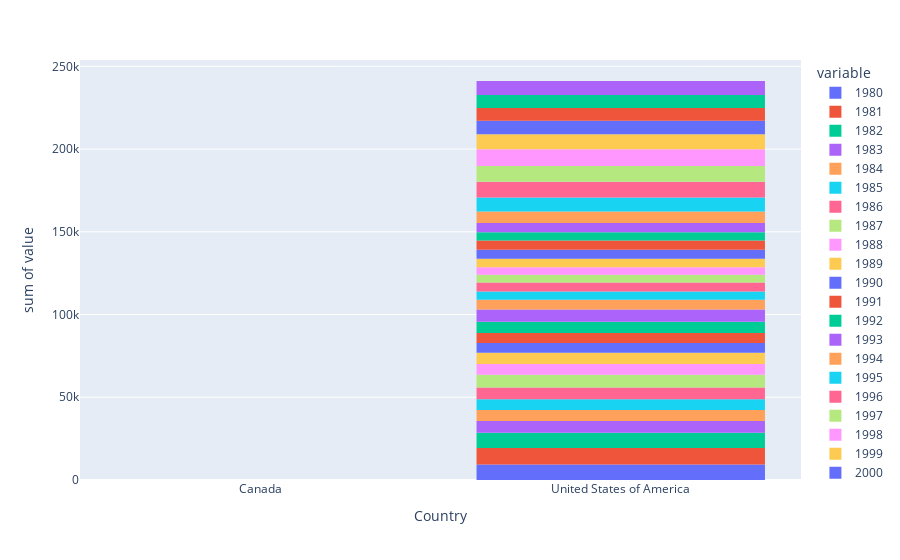

The notebook cell this image was saved under:
### Code cell
import numpy as np 
# arr = np.array(years)
# val,bins = np.histogram_bin_edges(years,bins='auto',range=(0,1))
north_america = df.loc[['Canada','United States of America'],years]
px.histogram(north_america,x=north_america.index,y=years)

### Figure 1 — Plotly figure (JSON) as saved in the notebook; plotly's stock layout.template omitted (floating-point values rounded to 4 significant figures)
{"data": [{"alignmentgroup": "True", "bingroup": "x", "histfunc": "sum", "hovertemplate": "variable=1980<br>Country=%{x}<br>sum of value=%{y}<extra></extra>", "legendgroup": "1980", "marker": {"color": "#636efa", "pattern": {"shape": ""}}, "name": "1980", "offsetgroup": "1980", "orientation": "v", "showlegend": true, "type": "histogram", "x": ["Canada", "United States of America"], "xaxis": "x", "y": [0, 9378], "yaxis": "y"}, {"alignmentgroup": "True", "bingroup": "x", "histfunc": "sum", "hovertemplate": "variable=1981<br>Country=%{x}<br>sum of value=%{y}<extra></extra>", "legendgroup": "1981", "marker": {"color": "#EF553B", "pattern": {"shape": ""}}, "name": "1981", "offsetgroup": "1981", "orientation": "v", "showlegend": true, "type": "histogram", "x": ["Canada", "United States of America"], "xaxis": "x", "y": [0, 10030], "yaxis": "y"}, {"alignmentgroup": "True", "bingroup": "x", "histfunc": "sum", "hovertemplate": "variable=1982<br>Country=%{x}<br>sum of value=%{y}<extra></extra>", "legendgroup": "1982", "marker": {"color": "#00cc96", "pattern": {"shape": ""}}, "name": "1982", "offsetgroup": "1982", "orientation": "v", "showlegend": true, "type": "histogram", "x": ["Canada", "United States of America"], "xaxis": "x", "y": [0, 9074], "yaxis": "y"}, {"alignmentgroup": "True", "bingroup": "x", "histfunc": "sum", "hovertemplate": "variable=1983<br>Country=%{x}<br>sum of value=%{y}<extra></extra>", "legendgroup": "1983", "marker": {"color": "#ab63fa", "pattern": {"shape": ""}}, "name": "1983", "offsetgroup": "1983", "orientation": "v", "showlegend": true, "type": "histogram", "x": ["Canada", "United States of America"], "xaxis": "x", "y": [0, 7100], "yaxis": "y"}, {"alignmentgroup": "True", "bingroup": "x", "histfunc": "sum", "hovertemplate": "variable=1984<br>Country=%{x}<br>sum of value=%{y}<extra></extra>", "legendgroup": "1984", "marker": {"color": "#FFA15A", "pattern": {"shape": ""}}, "name": "1984", "offsetgroup": "1984", "orientation": "v", "showlegend": true, "type": "histogram", "x": ["Canada", "United States of America"], "xaxis": "x", "y": [0, 6661], "yaxis": "y"}, {"alignmentgroup": "True", "bingroup": "x", "histfunc": "sum", "hovertemplate": "variable=1985<br>Country=%{x}<br>sum of value=%{y}<extra></extra>", "legendgroup": "1985", "marker": {"color": "#19d3f3", "pattern": {"shape": ""}}, "name": "1985", "offsetgroup": "1985", "orientation": "v", "showlegend": true, "type": "histogram", "x": ["Canada", "United States of America"], "xaxis": "x", "y": [0, 6543], "yaxis": "y"}, {"alignmentgroup": "True", "bingroup": "x", "histfunc": "sum", "hovertemplate": "variable=1986<br>Country=%{x}<br>sum of value=%{y}<extra></extra>", "legendgroup": "1986", "marker": {"color": "#FF6692", "pattern": {"shape": ""}}, "name": "1986", "offsetgroup": "1986", "orientation": "v", "showlegend": true, "type": "histogram", "x": ["Canada", "United States of America"], "xaxis": "x", "y": [0, 7074], "yaxis": "y"}, {"alignmentgroup": "True", "bingroup": "x", "histfunc": "sum", "hovertemplate": "variable=1987<br>Country=%{x}<br>sum of value=%{y}<extra></extra>", "legendgroup": "1987", "marker": {"color": "#B6E880", "pattern": {"shape": ""}}, "name": "1987", "offsetgroup": "1987", "orientation": "v", "showlegend": true, "type": "histogram", "x": ["Canada", "United States of America"], "xaxis": "x", "y": [0, 7705], "yaxis": "y"}, {"alignmentgroup": "True", "bingroup": "x", "histfunc": "sum", "hovertemplate": "variable=1988<br>Country=%{x}<br>sum of value=%{y}<extra></extra>", "legendgroup": "1988", "marker": {"color": "#FF97FF", "pattern": {"shape": ""}}, "name": "1988", "offsetgroup": "1988", "orientation": "v", "showlegend": true, "type": "histogram", "x": ["Canada", "United States of America"], "xaxis": "x", "y": [0, 6469], "yaxis": "y"}, {"alignmentgroup": "True", "bingroup": "x", "histfunc": "sum", "hovertemplate": "variable=1989<br>Country=%{x}<br>sum of value=%{y}<extra></extra>", "legendgroup": "1989", "marker": {"color": "#FECB52", "pattern": {"shape": ""}}, "name": "1989", "offsetgroup": "1989", "orientation": "v", "showlegend": true, "type": "histogram", "x": ["Canada", "United States of America"], "xaxis": "x", "y": [0, 6790], "yaxis": "y"}, {"alignmentgroup": "True", "bingroup": "x", "histfunc": "sum", "hovertemplate": "variable=1990<br>Country=%{x}<br>sum of value=%{y}<extra></extra>", "legendgroup": "1990", "marker": {"color": "#636efa", "pattern": {"shape": ""}}, "name": "1990", "offsetgroup": "1990", "orientation": "v", "showlegend": true, "type": "histogram", "x": ["Canada", "United States of America"], "xaxis": "x", "y": [3, 5892], "yaxis": "y"}, {"alignmentgroup": "True", "bingroup": "x", "histfunc": "sum", "hovertemplate": "variable=1991<br>Country=%{x}<br>sum of value=%{y}<extra></extra>", "legendgroup": "1991", "marker": {"color": "#EF553B", "pattern": {"shape": ""}}, "name": "1991", "offsetgroup": "1991", "orientation": "v", "showlegend": true, "type": "histogram", "x": ["Canada", "United States of America"], "xaxis": "x", "y": [3, 6054], "yaxis": "y"}, {"alignmentgroup": "True", "bingroup": "x", "histfunc": "sum", "hovertemplate": "variable=1992<br>Country=%{x}<br>sum of value=%{y}<extra></extra>", "legendgroup": "1992", "marker": {"color": "#00cc96", "pattern": {"shape": ""}}, "name": "1992", "offsetgroup": "1992", "orientation": "v", "showlegend": true, "type": "histogram", "x": ["Canada", "United States of America"], "xaxis": "x", "y": [4, 6842], "yaxis": "y"}, {"alignmentgroup": "True", "bingroup": "x", "histfunc": "sum", "hovertemplate": "variable=1993<br>Country=%{x}<br>sum of value=%{y}<extra></extra>", "legendgroup": "1993", "marker": {"color": "#ab63fa", "pattern": {"shape": ""}}, "name": "1993", "offsetgroup": "1993", "orientation": "v", "showlegend": true, "type": "histogram", "x": ["Canada", "United States of America"], "xaxis": "x", "y": [3, 7435], "yaxis": "y"}, {"alignmentgroup": "True", "bingroup": "x", "histfunc": "sum", "hovertemplate": "variable=1994<br>Country=%{x}<br>sum of value=%{y}<extra></extra>", "legendgroup": "1994", "marker": {"color": "#FFA15A", "pattern": {"shape": ""}}, "name": "1994", "offsetgroup": "1994", "orientation": "v", "showlegend": true, "type": "histogram", "x": ["Canada", "United States of America"], "xaxis": "x", "y": [1, 5901], "yaxis": "y"}, {"alignmentgroup": "True", "bingroup": "x", "histfunc": "sum", "hovertemplate": "variable=1995<br>Country=%{x}<br>sum of value=%{y}<extra></extra>", "legendgroup": "1995", "marker": {"color": "#19d3f3", "pattern": {"shape": ""}}, "name": "1995", "offsetgroup": "1995", "orientation": "v", "showlegend": true, "type": "histogram", "x": ["Canada", "United States of America"], "xaxis": "x", "y": [1, 4890], "yaxis": "y"}, {"alignmentgroup": "True", "bingroup": "x", "histfunc": "sum", "hovertemplate": "variable=1996<br>Country=%{x}<br>sum of value=%{y}<extra></extra>", "legendgroup": "1996", "marker": {"color": "#FF6692", "pattern": {"shape": ""}}, "name": "1996", "offsetgroup": "1996", "orientation": "v", "showlegend": true, "type": "histogram", "x": ["Canada", "United States of America"], "xaxis": "x", "y": [1, 5515], "yaxis": "y"}, {"alignmentgroup": "True", "bingroup": "x", "histfunc": "sum", "hovertemplate": "variable=1997<br>Country=%{x}<br>sum of value=%{y}<extra></extra>", "legendgroup": "1997", "marker": {"color": "#B6E880", "pattern": {"shape": ""}}, "name": "1997", "offsetgroup": "1997", "orientation": "v", "showlegend": true, "type": "histogram", "x": ["Canada", "United States of America"], "xaxis": "x", "y": [0, 4753], "yaxis": "y"}, {"alignmentgroup": "True", "bingroup": "x", "histfunc": "sum", "hovertemplate": "variable=1998<br>Country=%{x}<br>sum of value=%{y}<extra></extra>", "legendgroup": "1998", "marker": {"color": "#FF97FF", "pattern": {"shape": ""}}, "name": "1998", "offsetgroup": "1998", "orientation": "v", "showlegend": true, "type": "histogram", "x": ["Canada", "United States of America"], "xaxis": "x", "y": [0, 4437], "yaxis": "y"}, {"alignmentgroup": "True", "bingroup": "x", "histfunc": "sum", "hovertemplate": "variable=1999<br>Country=%{x}<br>sum of value=%{y}<extra></extra>", "legendgroup": "1999", "marker": {"color": "#FECB52", "pattern": {"shape": ""}}, "name": "1999", "offsetgroup": "1999", "orientation": "v", "showlegend": true, "type": "histogram", "x": ["Canada", "United States of America"], "xaxis": "x", "y": [0, 5196], "yaxis": "y"}, {"alignmentgroup": "True", "bingroup": "x", "histfunc": "sum", "hovertemplate": "variable=2000<br>Country=%{x}<br>sum of value=%{y}<extra></extra>", "legendgroup": "2000", "marker": {"color": "#636efa", "pattern": {"shape": ""}}, "name": "2000", "offsetgroup": "2000", "orientation": "v", "showlegend": true, "type": "histogram", "x": ["Canada", "United States of America"], "xaxis": "x", "y": [0, 5433], "yaxis": "y"}, {"alignmentgroup": "True", "bingroup": "x", "histfunc": "sum", "hovertemplate": "variable=2001<br>Country=%{x}<br>sum of value=%{y}<extra></extra>", "legendgroup": "2001", "marker": {"color": "#EF553B", "pattern": {"shape": ""}}, "name": "2001", "offsetgroup": "2001", "orientation": "v", "showlegend": true, "type": "histogram", "x": ["Canada", "United States of America"], "xaxis": "x", "y": [0, 5604], "yaxis": "y"}, {"alignmentgroup": "True", "bingroup": "x", "histfunc": "sum", "hovertemplate": "variable=2002<br>Country=%{x}<br>sum of value=%{y}<extra></extra>", "legendgroup": "2002", "marker": {"color": "#00cc96", "pattern": {"shape": ""}}, "name": "2002", "offsetgroup": "2002", "orientation": "v", "showlegend": true, "type": "histogram", "x": ["Canada", "United States of America"], "xaxis": "x", "y": [0, 4948], "yaxis": "y"}, {"alignmentgroup": "True", "bingroup": "x", "histfunc": "sum", "hovertemplate": "variable=2003<br>Country=%{x}<br>sum of value=%{y}<extra></extra>", "legendgroup": "2003", "marker": {"color": "#ab63fa", "pattern": {"shape": ""}}, "name": "2003", "offsetgroup": "2003", "orientation": "v", "showlegend": true, "type": "histogram", "x": ["Canada", "United States of America"], "xaxis": "x", "y": [0, 5543], "yaxis": "y"}, {"alignmentgroup": "True", "bingroup": "x", "histfunc": "sum", "hovertemplate": "variable=2004<br>Country=%{x}<br>sum of value=%{y}<extra></extra>", "legendgroup": "2004", "marker": {"color": "#FFA15A", "pattern": {"shape": ""}}, "name": "2004", "offsetgroup": "2004", "orientation": "v", "showlegend": true, "type": "histogram", "x": ["Canada", "United States of America"], "xaxis": "x", "y": [0, 6990], "yaxis": "y"}, {"alignmentgroup": "True", "bingroup": "x", "histfunc": "sum", "hovertemplate": "variable=2005<br>Country=%{x}<br>sum of value=%{y}<extra></extra>", "legendgroup": "2005", "marker": {"color": "#19d3f3", "pattern": {"shape": ""}}, "name": "2005", "offsetgroup": "2005", "orientation": "v", "showlegend": true, "type": "histogram", "x": ["Canada", "United States of America"], "xaxis": "x", "y": [0, 8394], "yaxis": "y"}, {"alignmentgroup": "True", "bingroup": "x", "histfunc": "sum", "hovertemplate": "variable=2006<br>Country=%{x}<br>sum of value=%{y}<extra></extra>", "legendgroup": "2006", "marker": {"color": "#FF6692", "pattern": {"shape": ""}}, "name": "2006", "offsetgroup": "2006", "orientation": "v", "showlegend": true, "type": "histogram", "x": ["Canada", "United States of America"], "xaxis": "x", "y": [0, 9613], "yaxis": "y"}, {"alignmentgroup": "True", "bingroup": "x", "histfunc": "sum", "hovertemplate": "variable=2007<br>Country=%{x}<br>sum of value=%{y}<extra></extra>", "legendgroup": "2007", "marker": {"color": "#B6E880", "pattern": {"shape": ""}}, "name": "2007", "offsetgroup": "2007", "orientation": "v", "showlegend": true, "type": "histogram", "x": ["Canada", "United States of America"], "xaxis": "x", "y": [0, 9463], "yaxis": "y"}, {"alignmentgroup": "True", "bingroup": "x", "histfunc": "sum", "hovertemplate": "variable=2008<br>Country=%{x}<br>sum of value=%{y}<extra></extra>", "legendgroup": "2008", "marker": {"color": "#FF97FF", "pattern": {"shape": ""}}, "name": "2008", "offsetgroup": "2008", "orientation": "v", "showlegend": true, "type": "histogram", "x": ["Canada", "United States of America"], "xaxis": "x", "y": [0, 10190], "yaxis": "y"}, {"alignmentgroup": "True", "bingroup": "x", "histfunc": "sum", "hovertemplate": "variable=2009<br>Country=%{x}<br>sum of value=%{y}<extra></extra>", "legendgroup": "2009", "marker": {"color": "#FECB52", "pattern": {"shape": ""}}, "name": "2009", "offsetgroup": "2009", "orientation": "v", "showlegend": true, "type": "histogram", "x": ["Canada", "United States of America"], "xaxis": "x", "y": [0, 8995], "yaxis": "y"}, {"alignmentgroup": "True", "bingroup": "x", "histfunc": "sum", "hovertemplate": "variable=2010<br>Country=%{x}<br>sum of value=%{y}<extra></extra>", "legendgroup": "2010", "marker": {"color": "#636efa", "pattern": {"shape": ""}}, "name": "2010", "offsetgroup": "2010", "orientation": "v", "showlegend": true, "type": "histogram", "x": ["Canada", "United States of America"], "xaxis": "x", "y": [0, 8142], "yaxis": "y"}, {"alignmentgroup": "True", "bingroup": "x", "histfunc": "sum", "hovertemplate": "variable=2011<br>Country=%{x}<br>sum of value=%{y}<extra></extra>", "legendgroup": "2011", "marker": {"color": "#EF553B", "pattern": {"shape": ""}}, "name": "2011", "offsetgroup": "2011", "orientation": "v", "showlegend": true, "type": "histogram", "x": ["Canada", "United States of America"], "xaxis": "x", "y": [1, 7676], "yaxis": "y"}, {"alignmentgroup": "True", "bingroup": "x", "histfunc": "sum", "hovertemplate": "variable=2012<br>Country=%{x}<br>sum of value=%{y}<extra></extra>", "legendgroup": "2012", "marker": {"color": "#00cc96", "pattern": {"shape": ""}}, "name": "2012", "offsetgroup": "2012", "orientation": "v", "showlegend": true, "type": "histogram", "x": ["Canada", "United States of America"], "xaxis": "x", "y": [1, 7891], "yaxis": "y"}, {"alignmentgroup": "True", "bingroup": "x", "histfunc": "sum", "hovertemplate": "variable=2013<br>Country=%{x}<br>sum of value=%{y}<extra></extra>", "legendgroup": "2013", "marker": {"color": "#ab63fa", "pattern": {"shape": ""}}, "name": "2013", "offsetgroup": "2013", "orientation": "v", "showlegend": true, "type": "histogram", "x": ["Canada", "United States of America"], "xaxis": "x", "y": [2, 8501], "yaxis": "y"}], "layout": {"barmode": "relative", "legend": {"title": {"text": "variable"}, "tracegroupgap": 0}, "margin": {"t": 60}, "xaxis": {"anchor": "y", "domain": [0, 1], "title": {"text": "Country"}}, "yaxis": {"anchor": "x", "domain": [0, 1], "title": {"text": "sum of value"}}}}
